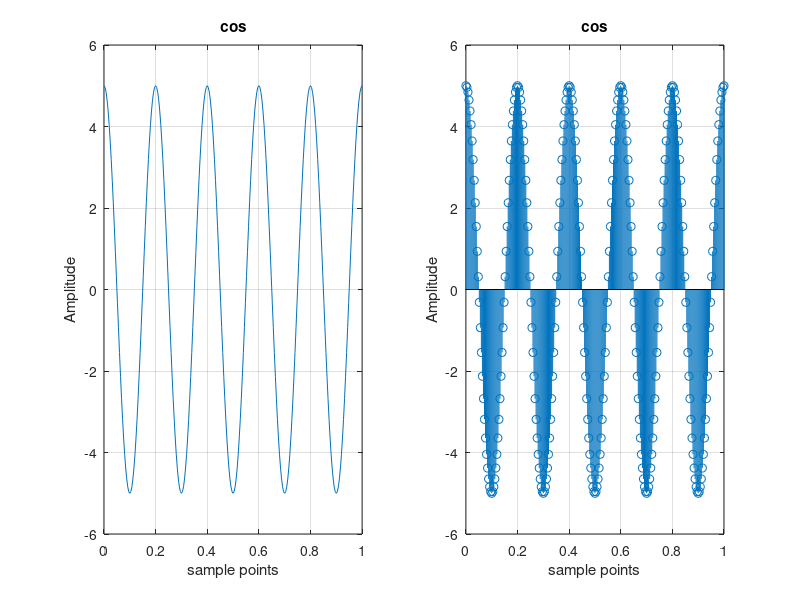

MATLAB code to generate this figure:
clc; 
clf; 
clear all; 
close all; 
am=input('enter the amplitude='); 
fm=input('enter the frequency='); 
cy=input('enter the number of cycles required:'); 
t=0:(1/(50*fm)):cy/fm; 
Amplitude=am*cos(2*pi*fm*t); 
subplot(121); 
plot(t,Amplitude); 
grid on; 
xlabel('sample points'); 
ylabel('Amplitude'); 
title('cos'); 
subplot(122); 
stem(t,Amplitude); 
grid on; 
xlabel('sample points'); 
ylabel('Amplitude'); 
title('cos');